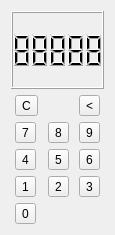
<?xml version="1.0" encoding="UTF-8"?>
<ui version="4.0">
 <class>Safe</class>
 <widget class="QWidget" name="Safe">
  <property name="geometry">
   <rect>
    <x>0</x>
    <y>0</y>
    <width>115</width>
    <height>235</height>
   </rect>
  </property>
  <property name="sizePolicy">
   <sizepolicy hsizetype="Fixed" vsizetype="Fixed">
    <horstretch>0</horstretch>
    <verstretch>0</verstretch>
   </sizepolicy>
  </property>
  <property name="windowTitle">
   <string>Form</string>
  </property>
  <layout class="QVBoxLayout" name="verticalLayout">
   <item>
    <widget class="QLCDNumber" name="lcdNumber">
     <property name="minimumSize">
      <size>
       <width>0</width>
       <height>48</height>
      </size>
     </property>
     <property name="value" stdset="0">
      <double>88888.000000000000000</double>
     </property>
    </widget>
   </item>
   <item>
    <layout class="QGridLayout" name="gridLayout">
     <item row="4" column="0">
      <widget class="QToolButton" name="btn_0">
       <property name="text">
        <string>0</string>
       </property>
      </widget>
     </item>
     <item row="1" column="2">
      <widget class="QToolButton" name="btn_9">
       <property name="text">
        <string>9</string>
       </property>
      </widget>
     </item>
     <item row="2" column="0">
      <widget class="QToolButton" name="btn_4">
       <property name="text">
        <string>4</string>
       </property>
      </widget>
     </item>
     <item row="3" column="2">
      <widget class="QToolButton" name="btn_3">
       <property name="text">
        <string>3</string>
       </property>
      </widget>
     </item>
     <item row="3" column="0">
      <widget class="QToolButton" name="btn_1">
       <property name="text">
        <string>1</string>
       </property>
      </widget>
     </item>
     <item row="2" column="1">
      <widget class="QToolButton" name="btn_5">
       <property name="text">
        <string>5</string>
       </property>
      </widget>
     </item>
     <item row="1" column="1">
      <widget class="QToolButton" name="btn_8">
       <property name="text">
        <string>8</string>
       </property>
      </widget>
     </item>
     <item row="3" column="1">
      <widget class="QToolButton" name="btn_2">
       <property name="text">
        <string>2</string>
       </property>
      </widget>
     </item>
     <item row="1" column="0">
      <widget class="QToolButton" name="btn_7">
       <property name="text">
        <string>7</string>
       </property>
      </widget>
     </item>
     <item row="2" column="2">
      <widget class="QToolButton" name="btn_6">
       <property name="text">
        <string>6</string>
       </property>
      </widget>
     </item>
     <item row="0" column="0">
      <widget class="QToolButton" name="btn_clear">
       <property name="text">
        <string>C</string>
       </property>
      </widget>
     </item>
     <item row="0" column="2">
      <widget class="QToolButton" name="btn_back">
       <property name="text">
        <string>&lt;</string>
       </property>
      </widget>
     </item>
    </layout>
   </item>
  </layout>
 </widget>
 <tabstops>
  <tabstop>btn_0</tabstop>
  <tabstop>btn_1</tabstop>
  <tabstop>btn_2</tabstop>
  <tabstop>btn_3</tabstop>
  <tabstop>btn_4</tabstop>
  <tabstop>btn_5</tabstop>
  <tabstop>btn_6</tabstop>
  <tabstop>btn_7</tabstop>
  <tabstop>btn_8</tabstop>
  <tabstop>btn_9</tabstop>
  <tabstop>btn_clear</tabstop>
  <tabstop>btn_back</tabstop>
 </tabstops>
 <resources/>
 <connections/>
</ui>
